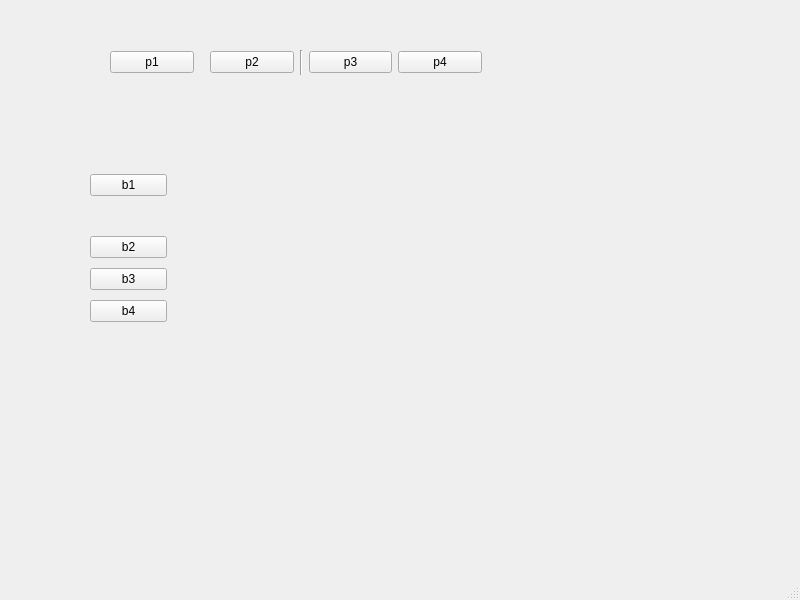
<?xml version="1.0" encoding="UTF-8"?>
<ui version="4.0">
 <class>MainWindow</class>
 <widget class="QMainWindow" name="MainWindow">
  <property name="geometry">
   <rect>
    <x>0</x>
    <y>0</y>
    <width>800</width>
    <height>600</height>
   </rect>
  </property>
  <property name="windowTitle">
   <string>MainWindow</string>
  </property>
  <widget class="QWidget" name="centralwidget">
   <widget class="QWidget" name="">
    <property name="geometry">
     <rect>
      <x>110</x>
      <y>50</y>
      <width>372</width>
      <height>25</height>
     </rect>
    </property>
    <layout class="QHBoxLayout" name="horizontalLayout">
     <item>
      <widget class="QPushButton" name="pushButton">
       <property name="text">
        <string>p1</string>
       </property>
      </widget>
     </item>
     <item>
      <spacer name="horizontalSpacer_2">
       <property name="orientation">
        <enum>Qt::Horizontal</enum>
       </property>
       <property name="sizeType">
        <enum>QSizePolicy::Fixed</enum>
       </property>
       <property name="sizeHint" stdset="0">
        <size>
         <width>10</width>
         <height>20</height>
        </size>
       </property>
      </spacer>
     </item>
     <item>
      <widget class="QPushButton" name="pushButton_2">
       <property name="text">
        <string>p2</string>
       </property>
      </widget>
     </item>
     <item>
      <widget class="Line" name="line">
       <property name="orientation">
        <enum>Qt::Vertical</enum>
       </property>
      </widget>
     </item>
     <item>
      <widget class="QPushButton" name="pushButton_3">
       <property name="text">
        <string>p3</string>
       </property>
      </widget>
     </item>
     <item>
      <widget class="QPushButton" name="pushButton_4">
       <property name="text">
        <string>p4</string>
       </property>
      </widget>
     </item>
    </layout>
   </widget>
   <widget class="QWidget" name="">
    <property name="geometry">
     <rect>
      <x>90</x>
      <y>170</y>
      <width>77</width>
      <height>158</height>
     </rect>
    </property>
    <layout class="QVBoxLayout" name="verticalLayout">
     <item>
      <widget class="QPushButton" name="pushButton_5">
       <property name="text">
        <string>b1</string>
       </property>
      </widget>
     </item>
     <item>
      <spacer name="verticalSpacer">
       <property name="orientation">
        <enum>Qt::Vertical</enum>
       </property>
       <property name="sizeType">
        <enum>QSizePolicy::Fixed</enum>
       </property>
       <property name="sizeHint" stdset="0">
        <size>
         <width>20</width>
         <height>30</height>
        </size>
       </property>
      </spacer>
     </item>
     <item>
      <widget class="QPushButton" name="pushButton_6">
       <property name="text">
        <string>b2</string>
       </property>
      </widget>
     </item>
     <item>
      <widget class="QPushButton" name="pushButton_7">
       <property name="text">
        <string>b3</string>
       </property>
      </widget>
     </item>
     <item>
      <widget class="QPushButton" name="pushButton_9">
       <property name="text">
        <string>b4</string>
       </property>
      </widget>
     </item>
    </layout>
   </widget>
  </widget>
  <widget class="QMenuBar" name="menubar">
   <property name="geometry">
    <rect>
     <x>0</x>
     <y>0</y>
     <width>800</width>
     <height>23</height>
    </rect>
   </property>
  </widget>
  <widget class="QStatusBar" name="statusbar"/>
 </widget>
 <resources/>
 <connections/>
</ui>
